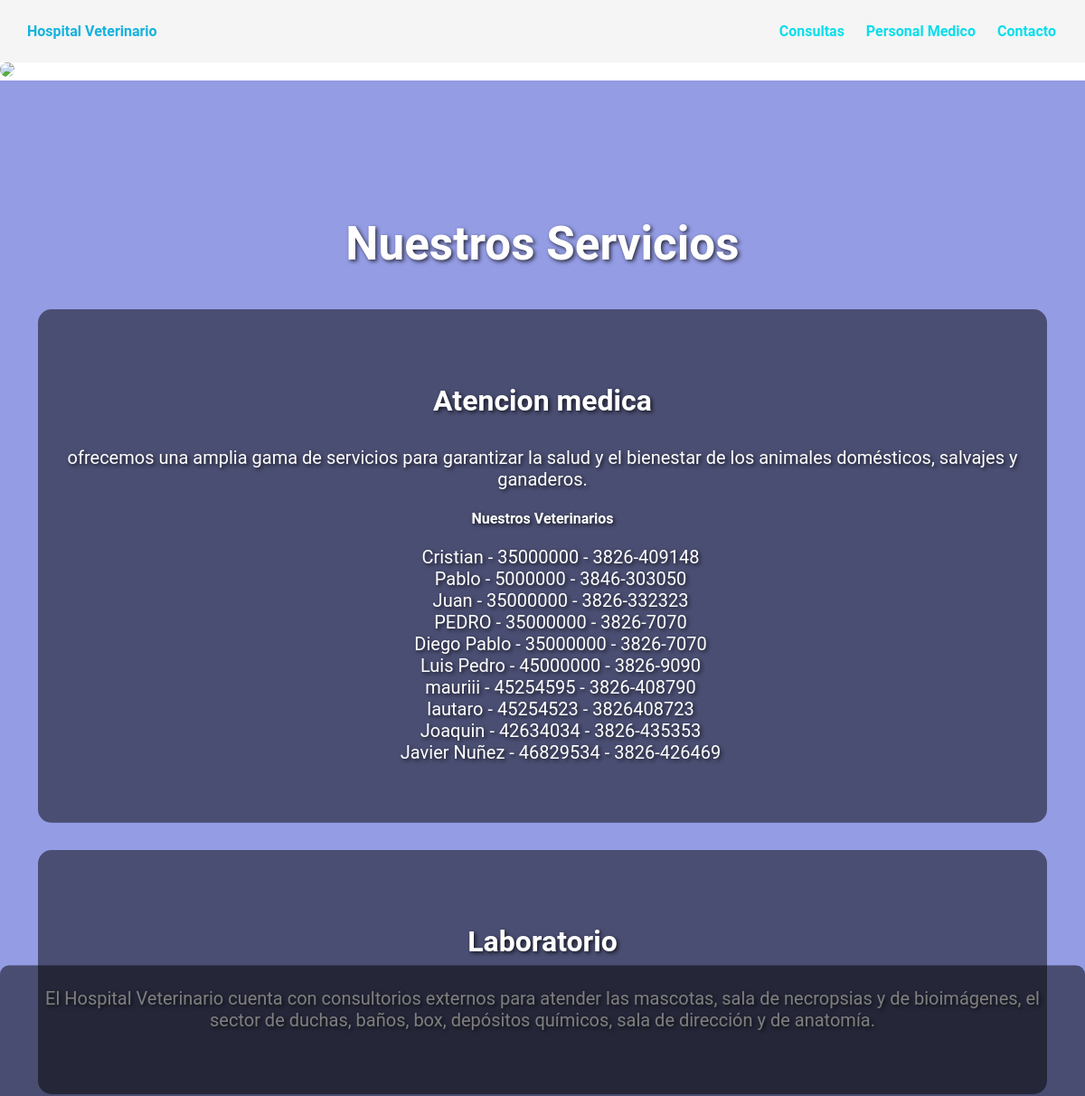
The page /hospitalVet/ (upper part) on the database as committed earlier.
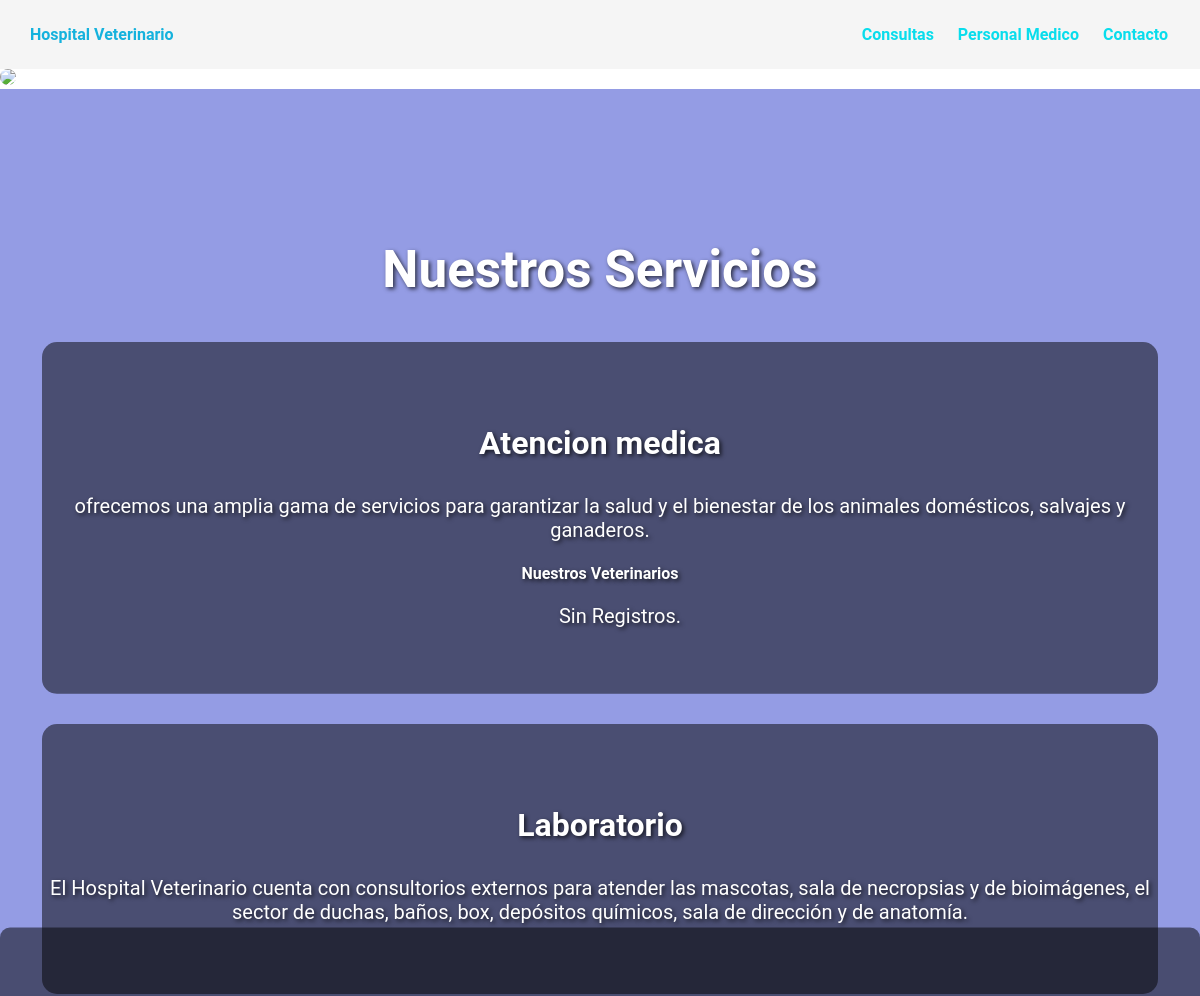
The same page on the database as committed later.
### apps/homepage/models.py (models this page shows, shortened)
class Veterinario(models.Model):
    nombre = models.CharField(max_length=100, verbose_name='Nombre del Veterinario')
    telefono = models.CharField(max_length=100, verbose_name='Telefono')
    direccion = models.CharField(max_length=100, verbose_name='Dirección')
    dni = models.IntegerField(default=1, null=True, blank=True, verbose_name='DNI')
    class Meta:
        verbose_name = 'Veterinario'
        verbose_name_plural = 'Veterinarios'
        ordering = ['id']

### apps/homepage/views/principal/views.py (the view)
# urls.py: path('', PrincipalListView.as_view(), name='principal'),
class PrincipalListView(ListView):
    model = Veterinario
    template_name = 'principal/index.html'
    def get_queryset(self):
        return  Veterinario.objects.all()
    def get_context_data(self, **kwargs):
        context = super().get_context_data(**kwargs)
        context['tittle'] = 'Pagina Principal'
        return context

### apps/homepage/templates/principal/index.html (shortened to what this page needs)
{% load static %}
<!DOCTYPE html>
<html >
  <head>
    <link rel="stylesheet" href="{% static 'principal/css/style.css' %}">
  </head>
 <body>
    <header>
        <div class="container">
         <p class="logo">Hospital Veterinario</p>
          <nav>
            <a href="Consultas">Consultas</a>
            <a href="Personal-Medico">Personal Medico</a>
            <a href="Contacto">Contacto</a>
          </nav>
        </div>
    </header>
    <section class="hero">
        <img src="{% static 'img/hospitalveterinarioseded.jpeg'%}"; class="imagen"/>
        <div class="texto-encima">
        </div>
    </section>
 <section id="servicios">
    <div class="container">
        <h2>Nuestros Servicios</h2>
        <div class="cartelera">
            <div class="ofrecemos">
                <h3>Atencion medica</h3>
                <p> ofrecemos una amplia gama de servicios para garantizar la salud y el bienestar de los animales domésticos, salvajes y ganaderos.</p>
                    <h4>Nuestros Veterinarios</h4>
                    <ul>
                        {% for veterinario in object_list %}
                        <li> {{ veterinario.nombre }} - {{ veterinario.dni }} - {{ veterinario.telefono }}</li>
                        {% empty %}
                        <li>Sin Registros.</li>
                        {% endfor %}
                    </ul>
            </div>
            <div class="ofrecemos">
                <h3>Laboratorio</h3>
                <p>El Hospital Veterinario cuenta con consultorios externos para atender las mascotas, sala de
                    necropsias y de bioimágenes, el sector de duchas, baños, box, depósitos químicos, sala de dirección y de anatomía.</p>
            </div>
        </div>
    </div>
</section>
</body>
</html>

Rows that differ between the two databases and show on the page:
removed Veterinario: nombre "Cristian", dni "35000000", telefono "3826-409148"
removed Veterinario: nombre "Pablo", dni "5000000", telefono "3846-303050"
removed Veterinario: nombre "Juan", dni "35000000", telefono "3826-332323"
removed Veterinario: nombre "PEDRO", dni "35000000", telefono "3826-7070"
removed Veterinario: nombre "Diego Pablo", dni "35000000", telefono "3826-7070"
removed Veterinario: nombre "Luis Pedro", dni "45000000", telefono "3826-9090"
removed Veterinario: nombre "mauriii", dni "45254595", telefono "3826-408790"
removed Veterinario: nombre "lautaro", dni "45254523", telefono "3826408723"
removed Veterinario: nombre "Joaquin", dni "42634034", telefono "3826-435353"
removed Veterinario: nombre "Javier Nuñez", dni "46829534", telefono "3826-426469"
Other text that changed with them:
text now shown: "Sin Registros."
